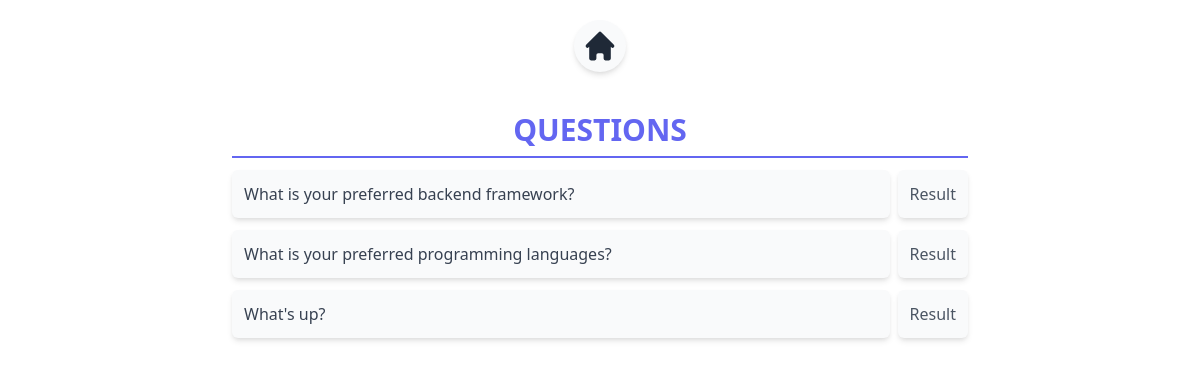
The app's page /, older data.
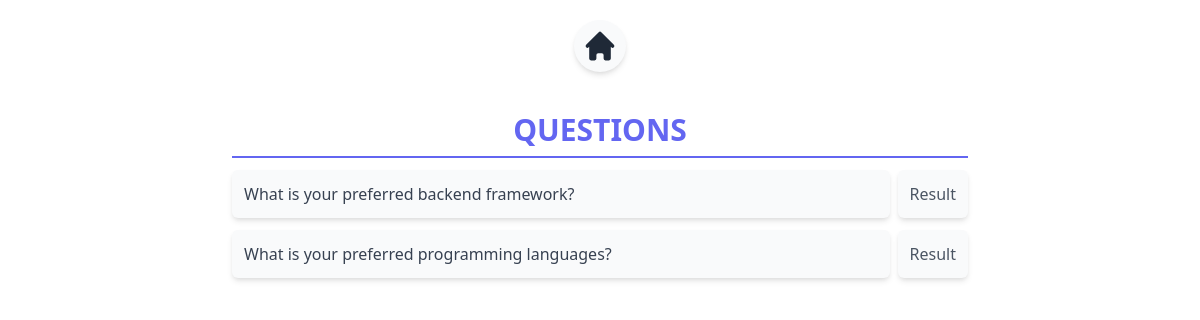
The same page, newer data.
### polls/models.py (models this page shows, shortened)
class Question(models.Model):
    question_text = models.CharField(max_length=200)
    pub_date = models.DateTimeField('date published')

### polls/views.py (the view)
# urls.py: path('', views.IndexView.as_view(), name="index"),
class IndexView(generic.ListView):
    template_name = "polls/index.html"
    context_object_name = "latest_question_list"
    def get_queryset(self):
        return Question.objects.order_by('-pub_date')[:5]

### polls/templates/polls/index.html
{% extends 'polls/base.html' %} {% block content %} {% if latest_question_list%}
<section class="mt-3 flex flex-col space-y-3">
  <h1 class="
      text-3xl text-indigo-500
      font-extrabold
      p-2
      text-center
      uppercase
      border-b-2 border-indigo-500
    ">
    Questions
  </h1>
  {% for question in latest_question_list %}
  <div class="flex space-x-2 items-center justify-between">
    <a href="{% url 'polls:detail' question.id %}" class="w-full">
      <div class="
        bg-gray-50
        rounded-md
        shadow-md
        text-gray-700
        font-medium
        p-3
        hover:bg-blue-50
        cursor-pointer
      ">
        {{ question.question_text }}
      </div>
    </a>
    <a href="{% url 'polls:results' question.id %}">
      <div class="
        bg-gray-50
        rounded-md
        shadow-md
        text-gray-600
        font-medium
        p-3
        hover:bg-blue-50
        cursor-pointer
      ">
        Result
      </div>
    </a>
  </div>
  {% endfor %} {% else %}
  <p>No polls are available.</p>
  {% endif %}
</section>
{% endblock content %}

Row changes from the older to the newer data that the page shows:
removed Question: question_text "What's up?"
